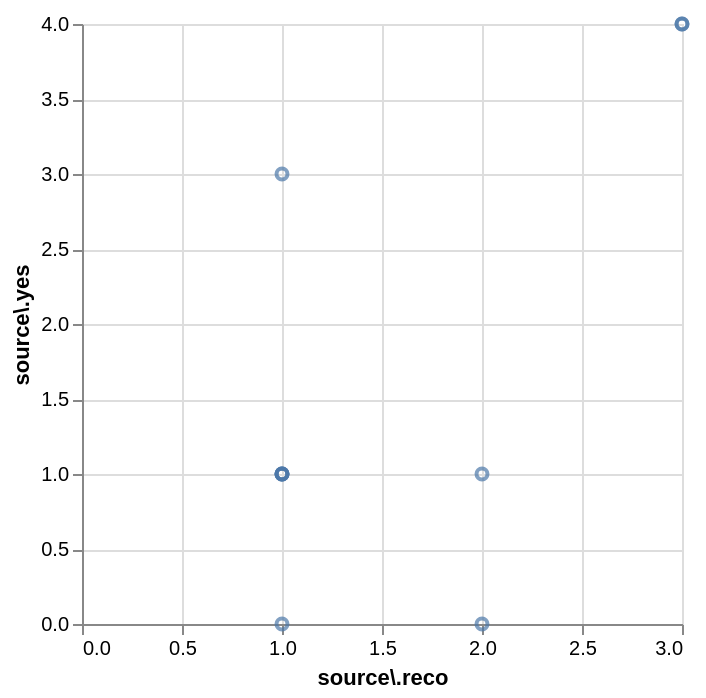

Express this chart as Vega-Lite.
### Vega-Lite specification from a JSON file in a GitHub repository (floating-point values rounded to 4 significant figures)
{"$schema": "https://vega.github.io/schema/vega-lite/v4.json", "data": {"values": {"hits": {"hits": [{"source.reco": 2, "source.yes": 1}, {"source.reco": 3, "source.yes": 4}, {"source.reco": 2, "source.yes": 0}, {"source.reco": 1, "source.yes": 3}, {"source.reco": 3, "source.yes": 4}, {"source.reco": 1, "source.yes": 1}, {"source.reco": 1, "source.yes": 1}, {"source.reco": 1, "source.yes": 1}, {"source.reco": 1, "source.yes": 0}, {"source.reco": 1, "source.yes": 1}]}}, "format": {"property": "hits.hits"}}, "mark": "point", "encoding": {"x": {"field": "source\\.reco", "type": "quantitative"}, "y": {"field": "source\\.yes", "type": "quantitative"}}, "autosize": {"type": "pad"}}
